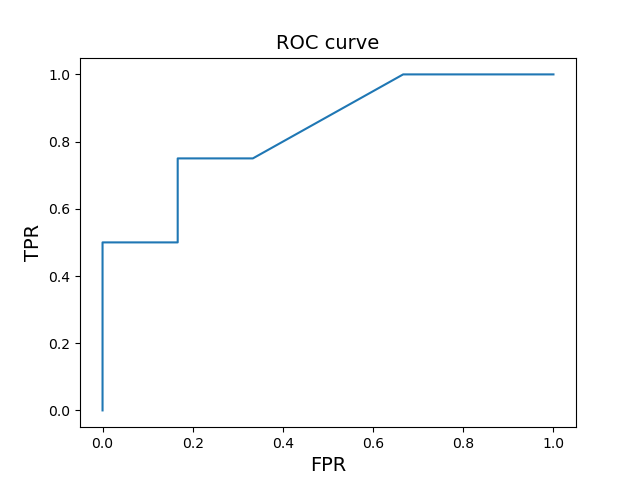

Generate this figure with Python:
import matplotlib.pyplot as plt
import numpy as np
from sklearn.metrics import roc_auc_score,roc_curve

pp=[[1,0.9],[0,0.4],
    [0,0.2],[1,0.6],
    [0,0.5],[0,0.4],
    [1,0.7],[1,0.4],
    [0,0.65],[0,0.35]
]

y_true=[]
y_score=[]
for p in pp:
    y_c=p[0]
    if y_c==1:
        y=1
    else:
        y=0

    y_hat=p[1]
    y_true.append(y)
    y_score.append(y_hat)


auc=roc_auc_score(y_true,y_score,sample_weight=None)
print(auc)
fpr,tpr,th=roc_curve(y_true,y_score)


plt.plot(fpr,tpr)
plt.title('ROC curve',fontsize=14)
plt.ylabel('TPR',fontsize=14)
plt.xlabel('FPR',fontsize=14)
plt.show()
